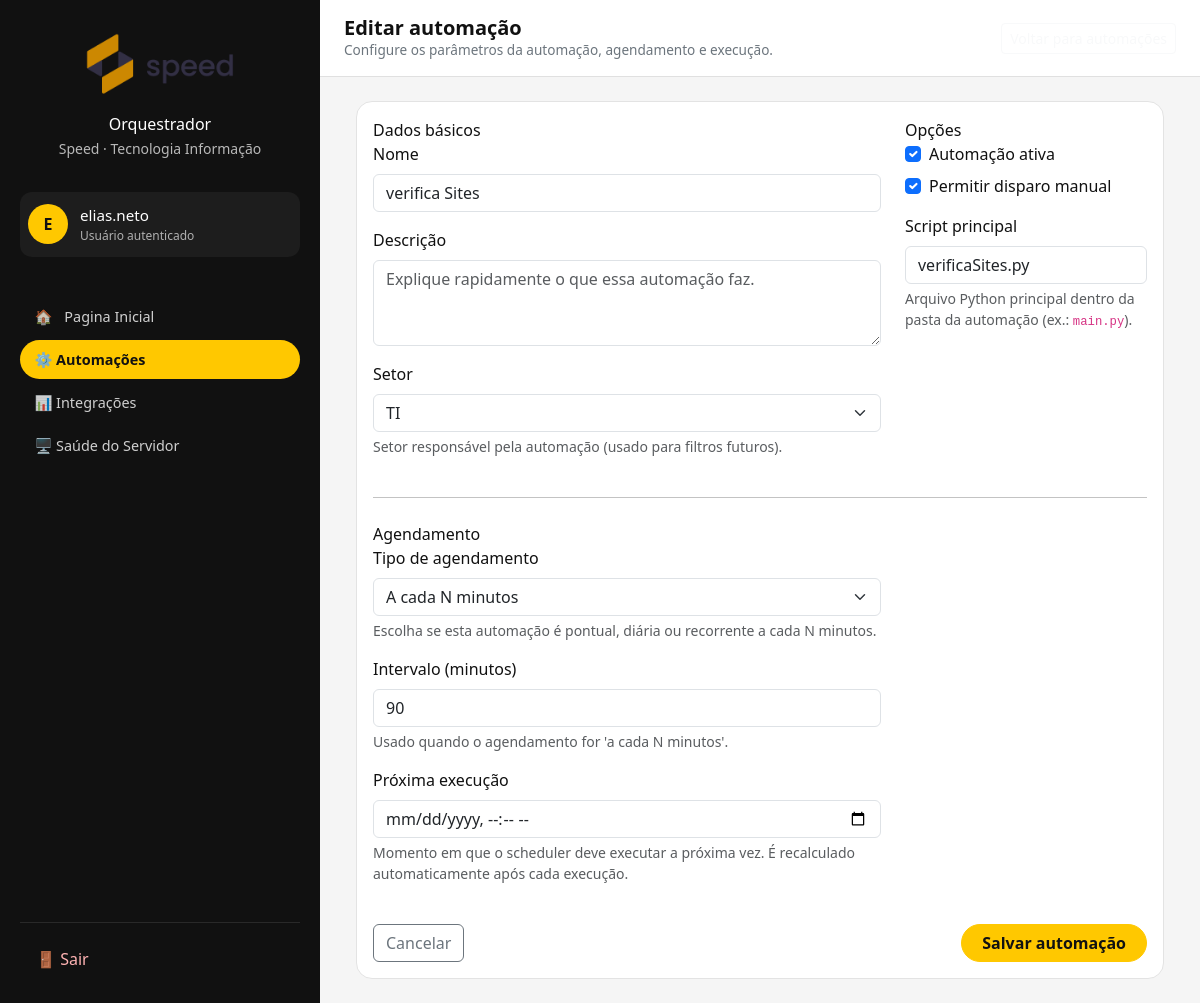
The app's page /automation/jobs/10/edit/ (signed in), older data.
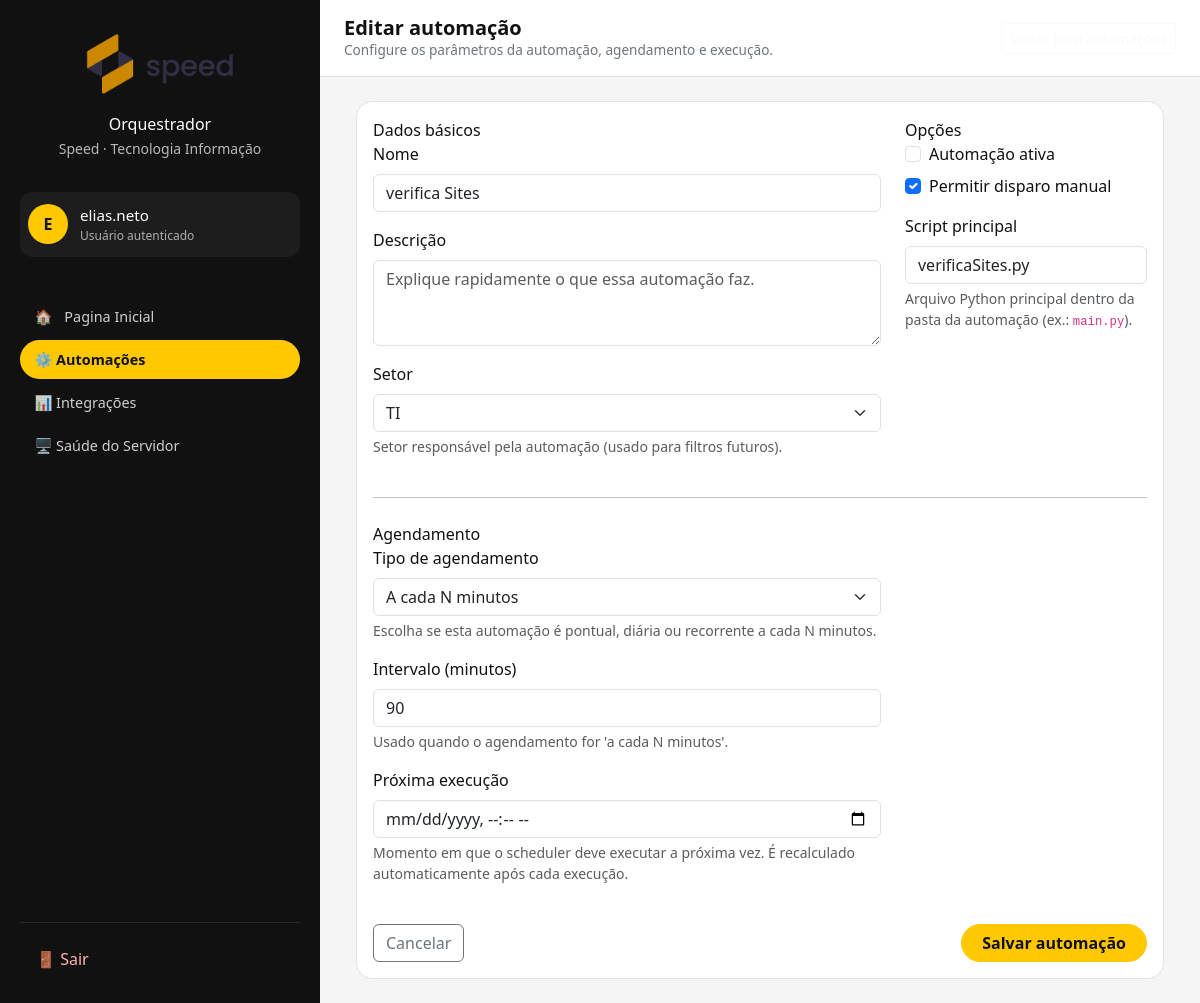
The same page, newer data.
### automation/models.py (models this page shows, shortened)
class AutomationJob(models.Model):
    class ScheduleType(models.TextChoices):
        ONCE        = "once",        "Pontual"
        DAILY       = "daily",       "Diário"
        MULTI_DAILY = "multi_daily", "Diário – vários horários"
        INTERVAL    = "interval",    "A cada N minutos"
    class Sector(models.TextChoices):
        GERAL = "geral", "Geral"
        FINANCEIRO = "financeiro", "Financeiro"
        COMERCIAL = "comercial", "Comercial"
        TI = "ti", "TI"
    name = models.CharField("Nome da automação", max_length=200)
    description = models.TextField(
        "Descrição",
        blank=True,
        help_text="Explicação rápida do que essa automação faz (aparece só na interface).",
    )
    code = models.SlugField(
        "Código interno",
        max_length=100,
        unique=True,
        blank=True,  # 👈 permite vir vazio do form
        help_text="Identificador curto, sem espaços. Ex: robo_ixc_login_cliente",
    )
    sector = models.CharField(
       "Setor",
        max_length=50,
        choices=Sector.choices,
        default=Sector.GERAL,
        help_text="Setor responsável pela automação (usado para filtros futuros).",
    )
    external_main_script = models.CharField(
        "Arquivo principal (Python)",
        max_length=200,
        default="main.py",
        help_text="Ex: main.py, app.py – arquivo dentro da pasta da automação.",
    )
    is_active = models.BooleanField("Ativa", default=True)
    allow_manual = models.BooleanField("Permite disparo manual", default=True)
    is_paused = models.BooleanField(
        "Agendamento pausado",
        default=False,
        help_text="Se verdadeiro, o scheduler não dispara esta automação automaticamente.",
    )
    ...
    schedule_type = models.CharField(
        "Tipo de agendamento",
        max_length=20,
        choices=ScheduleType.choices,
        default=ScheduleType.ONCE,
    )
    one_off_run_at = models.DateTimeField(
        "Data/hora (pontual)",
        null=True,
        blank=True,
    )
    daily_time = models.TimeField(
        "Horário diário",
        null=True,
        blank=True,
    )
    multi_daily_times = models.CharField(
        "Horários diários (lista)",
        max_length=200,
        blank=True,
        help_text="Horários HH:MM separados por vírgula. Ex.: 08:00, 13:00, 18:00",
    )
    interval_minutes = models.PositiveIntegerField(
        "Intervalo (minutos)",
        null=True,
        blank=True,
        help_text="Usado quando o agendamento for 'a cada N minutos'.",
    )
    next_run_at = models.DateTimeField(
        "Próxima execução",
        null=True,
        blank=True,
    )
    created_at = models.DateTimeField("Criado em", auto_now_add=True)
    updated_at = models.DateTimeField("Atualizado em", auto_now=True)
    class Meta:
        ordering = ["name"]
        verbose_name = "Automação"
        verbose_name_plural = "Automações"

### automation/views.py (the view, shortened to what this page needs)
# urls.py: path("jobs/<int:pk>/edit/", AutomationJobUpdateView.as_view(), name="job_update"),
class AutomationJobUpdateView(LoginRequiredMixin, AdminRequiredMixin, UpdateView):
    model = AutomationJob
    form_class = AutomationJobForm
    template_name = "automation/job_form.html"
    success_url = reverse_lazy("automation:job_list")

### accounts/permissions.py (called while the page is built)
def user_is_admin(user):
    if not user.is_authenticated:
        return False
    if user.is_superuser:
        return True
    return user.groups.filter(name=ADMINISTRADOR).exists()

    def test_func(self):
        return user_is_admin(self.request.user)

### automation/templates/automation/job_form.html (shortened to what the changed rows need)
{% extends "base.html" %}
{% block header_title %}
  {% if object %}
    Editar automação
  {% else %}
    Nova automação
  {% endif %}
{% endblock %}
{% block content %}
<div class="container-fluid">
  <div class="card module-card">
    <div class="card-body">
      <form method="post" novalidate>
        <div class="row">
          <div class="col-md-8">
            <div class="mb-3">
              <label class="form-label" for="{{ form.name.id_for_label }}">Nome</label>
              {{ form.name }}
            </div>
            <div class="mb-3">
              <label class="form-label" for="{{ form.description.id_for_label }}">Descrição</label>
              {{ form.description }}
            </div>
            {% if form.sector %}
              <div class="mb-3">
                <label class="form-label" for="{{ form.sector.id_for_label }}">Setor</label>
                {{ form.sector }}
                {% if form.sector.help_text %}
                  <div class="form-text">{{ form.sector.help_text }}</div>
                {% endif %}
              </div>
            {% endif %}
          </div>
          <div class="col-md-4">
            <div class="form-check mb-2">
              {{ form.is_active }}
              <label class="form-check-label" for="{{ form.is_active.id_for_label }}">
                Automação ativa
              </label>
            </div>
            <div class="form-check mb-3">
              {{ form.allow_manual }}
              <label class="form-check-label" for="{{ form.allow_manual.id_for_label }}">
                Permitir disparo manual
              </label>
            </div>
            {% if form.external_main_script %}
              <div class="mb-3">
                <label class="form-label" for="{{ form.external_main_script.id_for_label }}">
                  Script principal
                </label>
                {{ form.external_main_script }}
                <div class="form-text">
                  Arquivo Python principal dentro da pasta da automação (ex.: <code>main.py</code>).
                </div>
              </div>
            {% endif %}
          </div>
        </div>
        <div class="row">
          <div class="col-md-8">
            <div class="mb-3">
              <label class="form-label" for="{{ form.schedule_type.id_for_label }}">
                Tipo de agendamento
              </label>
              {{ form.schedule_type }}
              {% if form.schedule_type.help_text %}
                <div class="form-text">{{ form.schedule_type.help_text }}</div>
              {% endif %}
            </div>
            <div class="mb-3" id="field_interval_minutes">
              <label class="form-label" for="{{ form.interval_minutes.id_for_label }}">
                Intervalo (minutos)
              </label>
              {{ form.interval_minutes }}
              {% if form.interval_minutes.help_text %}
                <div class="form-text">{{ form.interval_minutes.help_text }}</div>
              {% endif %}
            </div>
            <div class="mb-3">
              <label class="form-label" for="{{ form.next_run_at.id_for_label }}">
                Próxima execução
              </label>
              {{ form.next_run_at }}
              {% if form.next_run_at.help_text %}
                <div class="form-text">{{ form.next_run_at.help_text }}</div>
              {% endif %}
            </div>
          </div>
        </div>
      </form>
    </div>
  </div>
</div>
{% endblock %}

Row changes from the older to the newer data that the page shows:
changed AutomationJob "verifica Sites": is_active "☑" → "☐"
